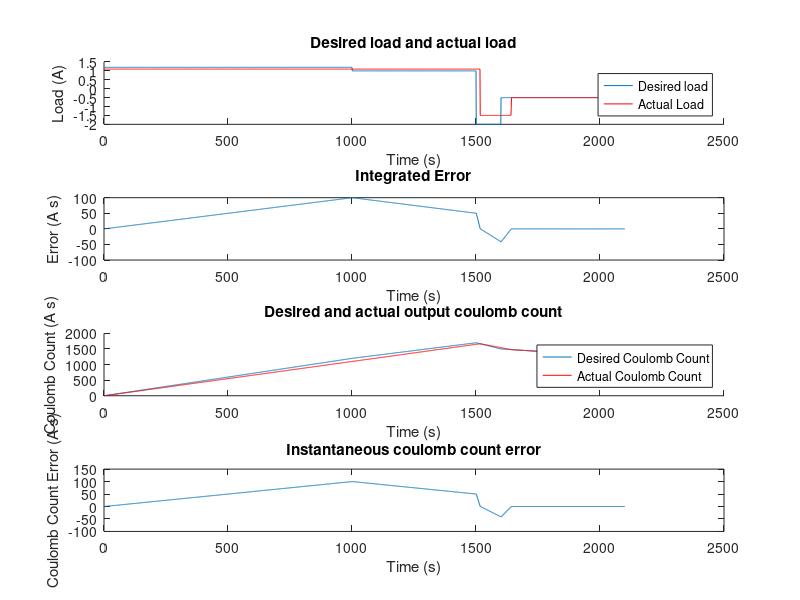

Write the MATLAB code that produced this figure.
global thesisMode

desI=[1.2*ones(1,1000), 1.0*ones(1,500), -2*ones(1,100), -0.5*ones(1,500)];

limitF=inline('min(1.1*ones(size(I)),max(-1.5*ones(size(I)),I))');
errorSum=zeros(1,length(desI)+1);
outI=zeros(size(desI));

desiredCoulombCount=zeros(1,length(desI)+1);
actualCoulombCount=zeros(1,length(desI)+1);

for t=1:length(desI)
	outI(t)=limitF(desI(t)+errorSum(t));
	errorSum(t+1) = desI(t)-outI(t) + errorSum(t);
	desiredCoulombCount(t+1) = desI(t)+desiredCoulombCount(t);
	actualCoulombCount(t+1) = outI(t)+actualCoulombCount(t);
end

clf
if ~thesisMode || isempty(thesisMode)
	subplot(4,1,1)
end
hold on
plot(1:length(desI), desI)
plot(1:length(desI), outI, 'color', 'r')
title('Desired load and actual load')
legend('Desired load', 'Actual Load')
ylabel('Load (A)')
xlabel('Time (s)')
if thesisMode
	thesisFormat;
	figure;
else
	subplot(4,1,2)
end
plot(1:length(desI),errorSum(1:length(desI)))
title('Integrated Error')
ylabel('Error (A s)')
xlabel('Time (s)')
if thesisMode
	thesisFormat
	figure;
else
	subplot(4,1,3)
end
hold on
plot(1:length(desI),desiredCoulombCount(1:length(desI)))
plot(1:length(desI),actualCoulombCount(1:length(desI)), 'color', 'r')
title('Desired and actual output coulomb count')
ylabel('Coulomb Count (A s)')
xlabel('Time (s)')
legend ('Desired Coulomb Count', 'Actual Coulomb Count')
if thesisMode
	thesisFormat
	figure;
else
	subplot(4,1,4)
end
plot(1:length(desI),(desiredCoulombCount-actualCoulombCount)(1:length(desI)))
title('Instantaneous coulomb count error')
ylabel('Coulomb Count Error (A s)')
xlabel('Time (s)')
if thesisMode
	thesisFormat
end
